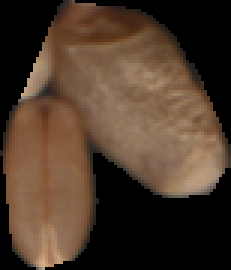
#> input picture Adaptive Threshold/images/1.png, 77 x 90 px (shown 3 times larger); its folder holds only this picture in this run
$ jupyter execute shadow_remover.ipynb
#> lines starting #> are read from the running program, lines starting #| are printed output that depends on the picture
[cell 1]
#modules
import cv2
import numpy as np
import matplotlib.pyplot as plt
import os
import copy

[cell 2]
def read_images_from_folder(folder_name):
    """ returns a list of images in RGB format"""
#> called with folder_name = 'images'
    """ R: 0-255, G:0-255, B:0-255 """
    images = []
    if os.path.isdir(folder_name):
        for filename in os.listdir(folder_name):
            img_path = os.path.join(folder_name, filename)
            img = cv2.imread(img_path) # default BGR format
#> img is the input picture: shape (90, 77, 3); mean B, G, R 42.8, 57.5, 76.7
            img = cv2.cvtColor(img, cv2.COLOR_BGR2RGB) #conversion in RGB
            images.append(img)
        return images
    else:
        raise Exception("folder_name does not exist")

[cell 3]
def shadow_remover(image):
    """takes an RGB image in input and apply adaptive gaussian filter to remove shadow"""
    fig, axes = plt.subplots(nrows=1, ncols=2, figsize=(8, 8))

    #draw original image
    axes[0].imshow(image)
    axes[0].set_title("original image")

    #splitting channels
    r, g, b = cv2.split(image)

    #applying gaussian blur on r channel
    blurred_r = cv2.GaussianBlur(r,(11,11),0)

    #creating mask of pixels on which we want to apply filter
    mask_1 = r < 80  # red color pixel intensity less than 80
    mask_2 = r < blurred_r # pixel intensity less than adaptive thresold
    mask = np.logical_and(mask_1, mask_2)

    #apply mask on all three channels
    r[mask] = 0 #replaces shadow area with 0
    g[mask] = 0 #replace shadow area with 0
    b[mask] = 0 #replace shadow area with 0

    #draw modified image
    modified_image = cv2.merge((r,g,b))
    axes[1].imshow(modified_image)
    axes[1].set_title("final image")

[cell 4]
# Read all images
images = read_images_from_folder('images')
#> images = 1 item

#remove shadow
for img in images:
    shadow_remover(img)
#> this loop made 1 pass
#> pass 1, in shadow_remover, `r, g, b = cv2.split(image)`:
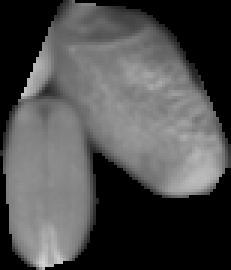
#> r: shape (90, 77) (shown 3 times larger); min 0, max 212, mean 76.7
#> pass 1, in shadow_remover, `r, g, b = cv2.split(image)`:
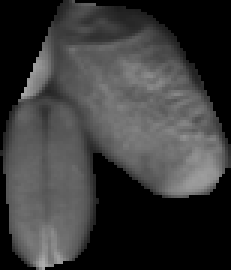
#> g: shape (90, 77) (shown 3 times larger); min 0, max 174, mean 57.5
#> pass 1, in shadow_remover, `r, g, b = cv2.split(image)`:
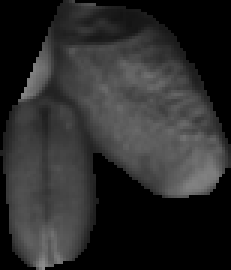
#> b: shape (90, 77) (shown 3 times larger); min 0, max 139, mean 42.8
#> pass 1, in shadow_remover, `blurred_r = cv2.GaussianBlur(r,(11,11),0)`:
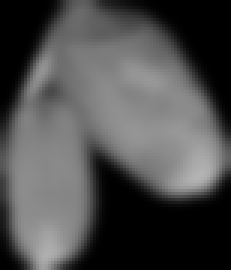
#> blurred_r: shape (90, 77) (shown 3 times larger); min 0, max 179, mean 77
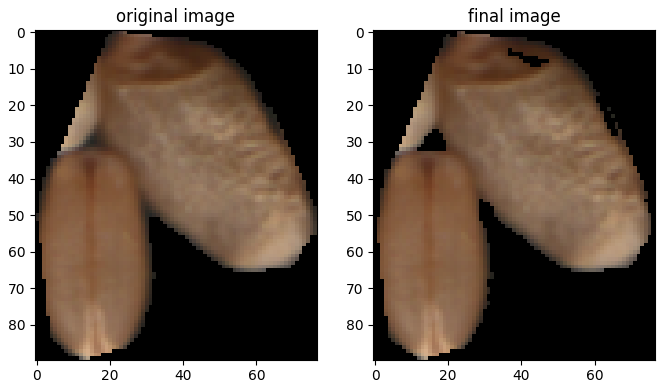
#> figure drawn by matplotlib, 2 panels

$ run again, on Adaptive Threshold/images/5.png
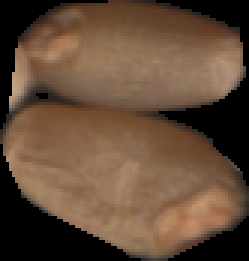
#> input picture Adaptive Threshold/images/5.png, 83 x 87 px (shown 3 times larger)
#> in read_images_from_folder, img is the input picture: shape (87, 83, 3); mean B, G, R 56, 74.4, 98.3
#> images = 1 item
#> the loop `for img in images:` made 1 pass
#> pass 1, in shadow_remover, `blurred_r = cv2.GaussianBlur(r,(11,11),0)`:
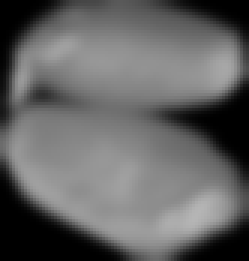
#> blurred_r: shape (87, 83) (shown 3 times larger); min 0, max 181, mean 98.7
#> `[cell 4] # Read all images images = read_images_from_folder('images')`:
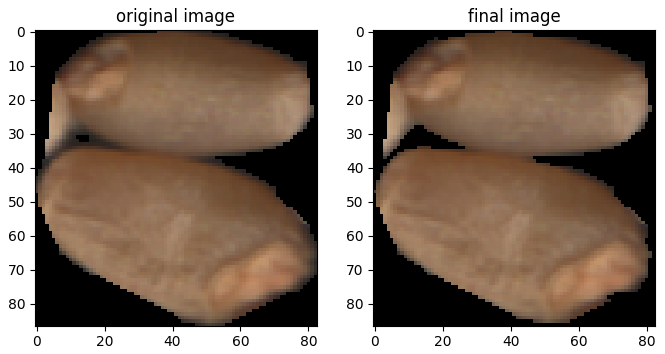
#> figure drawn by matplotlib, 2 panels

$ run again, on Adaptive Threshold/images/2.png
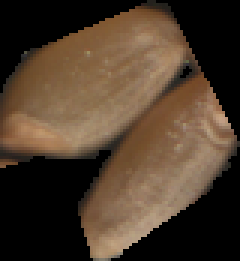
#> input picture Adaptive Threshold/images/2.png, 80 x 87 px (shown 3 times larger)
#> in read_images_from_folder, img is the input picture: shape (87, 80, 3); mean B, G, R 43.6, 59.4, 76.5
#> images = 1 item
#> the loop `for img in images:` made 1 pass
#> pass 1, in shadow_remover, `blurred_r = cv2.GaussianBlur(r,(11,11),0)`:
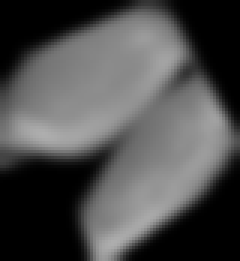
#> blurred_r: shape (87, 80) (shown 3 times larger); min 0, max 174, mean 76.7
#> `[cell 4] # Read all images images = read_images_from_folder('images')`:
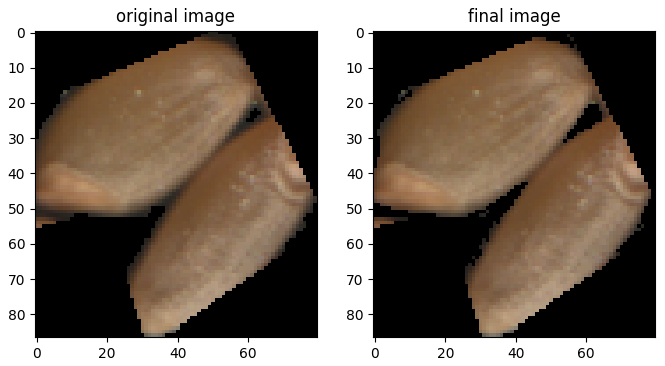
#> figure drawn by matplotlib, 2 panels

$ run again, on Adaptive Threshold/images/3.png
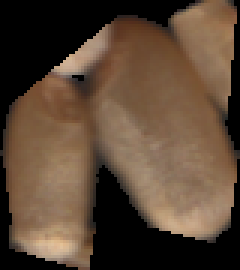
#> input picture Adaptive Threshold/images/3.png, 80 x 90 px (shown 3 times larger)
#> in read_images_from_folder, img is the input picture: shape (90, 80, 3); mean B, G, R 53.2, 70, 90
#> images = 1 item
#> the loop `for img in images:` made 1 pass
#> pass 1, in shadow_remover, `blurred_r = cv2.GaussianBlur(r,(11,11),0)`:
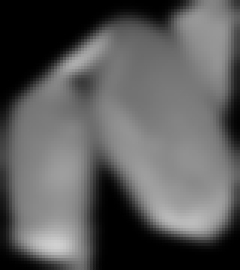
#> blurred_r: shape (90, 80) (shown 3 times larger); min 0, max 208, mean 90.4
#> `[cell 4] # Read all images images = read_images_from_folder('images')`:
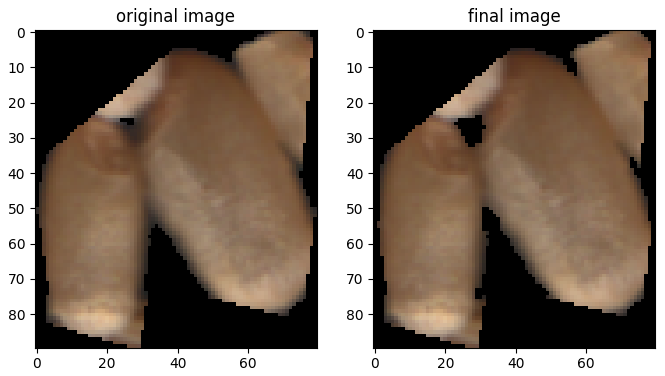
#> figure drawn by matplotlib, 2 panels
